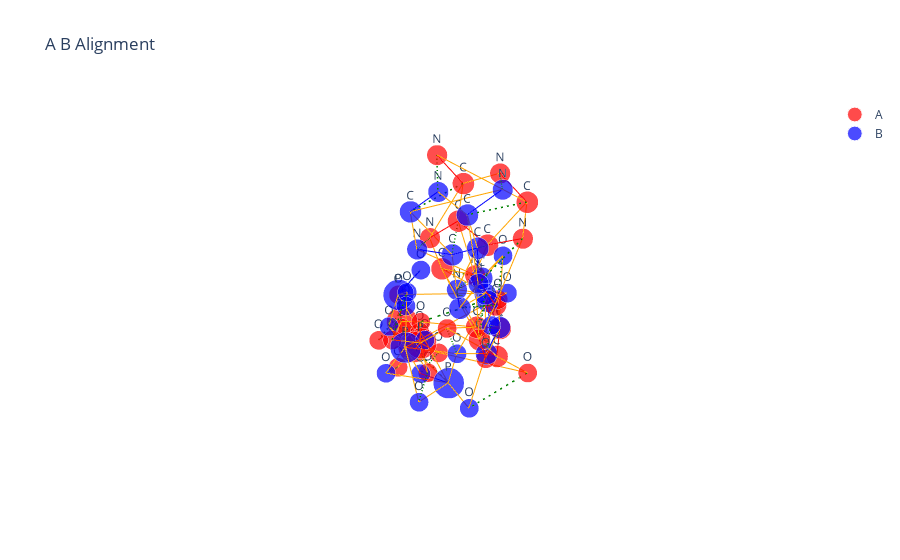

Here is the notebook cell this chart was saved with:
### Code cell
data_path = "../Data/first_8_molecules_RDKIT"
ligand = '6ln3_ATP'
i = 17
nameB = ligand+'_conf'+str(i)+'_arbalign.xyz'
path1 = os.path.join(data_path, 'extra_bio_ligands', ligand+'.xyz')
path2 = os.path.join('arbalign_output', ligand+'_conf'+str(i)+'-aligned_to-'+ligand+'.xyz')
molA = next(pybel.readfile("xyz", path1))
molB = next(pybel.readfile("xyz", path2))
X_A, T_A, B_A = otm.tl.process_molecule(molA, heavy_atoms_only=True) 
X_B, T_B, B_B = otm.tl.process_molecule(molB, heavy_atoms_only=True)
X_B_aligned, _, _ = otm.tl.kabsch(X_A, X_B, np.eye(X_A.shape[0]))
otm.tl.write_xyz_with_custom_labels(
    os.path.join('arbalign_output', nameB), 
    X_B_aligned, 
    T_B,
    comment="aligned by ArbAlign")
print(otm.tl.root_mean_square_deviation(X_A, X_B_aligned))
otm.pl.interactive_alignment_plot(X_A, X_B_aligned, T_A, T_B, B_A, B_B, assignment=np.arange(X_A.shape[0]))

### Figure 1 — Plotly figure (JSON) as saved in the notebook; plotly's stock layout.template omitted (floating-point values rounded to 4 significant figures)
{"data": [{"marker": {"color": "red", "size": [21.4, 13.2, 13.2, 13.2, 21.4, 13.2, 13.2, 13.2, 21.4, 13.2, 13.2, 13.2, 13.2, 15.2, 15.2, 13.2, 15.2, 13.2, 15.2, 13.2, 15.2, 14.2, 15.2, 14.2, 15.2, 15.2, 14.2, 14.2, 15.2, 14.2, 15.2], "symbol": "circle"}, "mode": "markers+text", "name": "A", "text": ["P", "O", "O", "O", "P", "O", "O", "O", "P", "O", "O", "O", "O", "C", "C", "O", "C", "O", "C", "O", "C", "N", "C", "N", "C", "C", "N", "N", "C", "N", "C"], "textposition": "top center", "type": "scatter3d", "x": [74.12, 73.75, 73.0, 75.5, 75.16, 74.55, 76.56, 74.15, 76.18, 77.42, 76.37, 75.1, 75.44, 74.17, 74.14, 74.11, 75.38, 75.1, 76.2, 77.07, 75.15, 75.51, 76.08, 76.19, 75.61, 75.43, 75.74, 74.78, 74.45, 74.6, 75.19], "y": [51.52, 50.1, 52.43, 51.75, 51.98, 51.06, 51.75, 52.19, 54.64, 54.15, 55.27, 53.44, 55.64, 56.28, 57.62, 57.37, 58.5, 59.89, 58.22, 59.28, 58.06, 57.26, 56.02, 55.5, 56.44, 56.48, 55.49, 57.57, 58.56, 58.64, 57.53], "z": [25.47, 25.81, 24.87, 24.97, 28.23, 29.17, 27.65, 27.02, 29.05, 29.71, 27.7, 28.99, 30.09, 29.79, 30.5, 31.91, 30.25, 30.09, 31.5, 31.79, 32.55, 33.74, 33.73, 34.93, 35.78, 37.18, 38.03, 37.67, 36.83, 35.51, 35.04]}, {"marker": {"color": "blue", "size": [21.4, 13.2, 13.2, 13.2, 21.4, 13.2, 13.2, 13.2, 21.4, 13.2, 13.2, 13.2, 13.2, 15.2, 15.2, 13.2, 15.2, 13.2, 15.2, 13.2, 15.2, 14.2, 15.2, 14.2, 15.2, 15.2, 14.2, 14.2, 15.2, 14.2, 15.2], "symbol": "circle"}, "mode": "markers+text", "name": "B", "text": ["P", "O", "O", "O", "P", "O", "O", "O", "P", "O", "O", "O", "O", "C", "C", "O", "C", "O", "C", "O", "C", "N", "C", "N", "C", "C", "N", "N", "C", "N", "C"], "textposition": "top center", "type": "scatter3d", "x": [75.7, 76.02, 76.07, 77.4, 75.14, 73.94, 74.33, 74.82, 76.35, 75.57, 77.25, 71.76, 75.21, 73.12, 73.76, 72.36, 74.3, 75.99, 74.52, 74.76, 76.71, 75.76, 73.53, 76.75, 75.57, 76.59, 76.06, 74.96, 75.97, 76.42, 75.54], "y": [55.98, 52.03, 54.39, 53.32, 51.84, 52.26, 51.36, 53.37, 53.66, 53.1, 55.56, 56.09, 56.06, 56.0, 57.29, 56.11, 57.07, 57.63, 56.99, 57.6, 57.62, 56.53, 55.91, 55.38, 56.09, 54.9, 55.86, 57.87, 57.2, 58.23, 57.36], "z": [27.03, 28.42, 26.78, 27.0, 29.87, 30.99, 28.46, 27.59, 28.25, 30.87, 26.58, 30.4, 28.66, 30.58, 30.14, 32.78, 28.73, 26.83, 32.22, 31.01, 32.99, 32.82, 32.03, 34.61, 34.18, 35.96, 36.87, 37.23, 36.41, 34.26, 34.98]}, {"line": {"color": "red", "width": 2}, "mode": "lines", "showlegend": false, "type": "scatter3d", "x": [74.12, 73.75], "y": [51.52, 50.1], "z": [25.47, 25.81]}, {"line": {"color": "red", "width": 2}, "mode": "lines", "showlegend": false, "type": "scatter3d", "x": [74.12, 73.0], "y": [51.52, 52.43], "z": [25.47, 24.87]}, {"line": {"color": "red", "width": 2}, "mode": "lines", "showlegend": false, "type": "scatter3d", "x": [74.12, 75.5], "y": [51.52, 51.75], "z": [25.47, 24.97]}, {"line": {"color": "red", "width": 2}, "mode": "lines", "showlegend": false, "type": "scatter3d", "x": [74.12, 74.15], "y": [51.52, 52.19], "z": [25.47, 27.02]}, {"line": {"color": "red", "width": 2}, "mode": "lines", "showlegend": false, "type": "scatter3d", "x": [75.16, 74.55], "y": [51.98, 51.06], "z": [28.23, 29.17]}, {"line": {"color": "red", "width": 2}, "mode": "lines", "showlegend": false, "type": "scatter3d", "x": [75.16, 76.56], "y": [51.98, 51.75], "z": [28.23, 27.65]}, {"line": {"color": "red", "width": 2}, "mode": "lines", "showlegend": false, "type": "scatter3d", "x": [75.16, 74.15], "y": [51.98, 52.19], "z": [28.23, 27.02]}, {"line": {"color": "red", "width": 2}, "mode": "lines", "showlegend": false, "type": "scatter3d", "x": [75.16, 75.1], "y": [51.98, 53.44], "z": [28.23, 28.99]}, {"line": {"color": "red", "width": 2}, "mode": "lines", "showlegend": false, "type": "scatter3d", "x": [76.18, 77.42], "y": [54.64, 54.15], "z": [29.05, 29.71]}, {"line": {"color": "red", "width": 2}, "mode": "lines", "showlegend": false, "type": "scatter3d", "x": [76.18, 76.37], "y": [54.64, 55.27], "z": [29.05, 27.7]}, {"line": {"color": "red", "width": 2}, "mode": "lines", "showlegend": false, "type": "scatter3d", "x": [76.18, 75.1], "y": [54.64, 53.44], "z": [29.05, 28.99]}, {"line": {"color": "red", "width": 2}, "mode": "lines", "showlegend": false, "type": "scatter3d", "x": [76.18, 75.44], "y": [54.64, 55.64], "z": [29.05, 30.09]}, {"line": {"color": "red", "width": 2}, "mode": "lines", "showlegend": false, "type": "scatter3d", "x": [75.44, 74.17], "y": [55.64, 56.28], "z": [30.09, 29.79]}, {"line": {"color": "red", "width": 2}, "mode": "lines", "showlegend": false, "type": "scatter3d", "x": [74.17, 74.14], "y": [56.28, 57.62], "z": [29.79, 30.5]}, {"line": {"color": "red", "width": 2}, "mode": "lines", "showlegend": false, "type": "scatter3d", "x": [74.14, 74.11], "y": [57.62, 57.37], "z": [30.5, 31.91]}, {"line": {"color": "red", "width": 2}, "mode": "lines", "showlegend": false, "type": "scatter3d", "x": [74.14, 75.38], "y": [57.62, 58.5], "z": [30.5, 30.25]}, {"line": {"color": "red", "width": 2}, "mode": "lines", "showlegend": false, "type": "scatter3d", "x": [74.11, 75.15], "y": [57.37, 58.06], "z": [31.91, 32.55]}, {"line": {"color": "red", "width": 2}, "mode": "lines", "showlegend": false, "type": "scatter3d", "x": [75.38, 75.1], "y": [58.5, 59.89], "z": [30.25, 30.09]}, {"line": {"color": "red", "width": 2}, "mode": "lines", "showlegend": false, "type": "scatter3d", "x": [75.38, 76.2], "y": [58.5, 58.22], "z": [30.25, 31.5]}, {"line": {"color": "red", "width": 2}, "mode": "lines", "showlegend": false, "type": "scatter3d", "x": [76.2, 77.07], "y": [58.22, 59.28], "z": [31.5, 31.79]}, {"line": {"color": "red", "width": 2}, "mode": "lines", "showlegend": false, "type": "scatter3d", "x": [76.2, 75.15], "y": [58.22, 58.06], "z": [31.5, 32.55]}, {"line": {"color": "red", "width": 2}, "mode": "lines", "showlegend": false, "type": "scatter3d", "x": [75.15, 75.51], "y": [58.06, 57.26], "z": [32.55, 33.74]}, {"line": {"color": "red", "width": 2}, "mode": "lines", "showlegend": false, "type": "scatter3d", "x": [75.51, 76.08], "y": [57.26, 56.02], "z": [33.74, 33.73]}, {"line": {"color": "red", "width": 2}, "mode": "lines", "showlegend": false, "type": "scatter3d", "x": [75.51, 75.19], "y": [57.26, 57.53], "z": [33.74, 35.04]}, {"line": {"color": "red", "width": 2}, "mode": "lines", "showlegend": false, "type": "scatter3d", "x": [76.08, 76.19], "y": [56.02, 55.5], "z": [33.73, 34.93]}, {"line": {"color": "red", "width": 2}, "mode": "lines", "showlegend": false, "type": "scatter3d", "x": [76.19, 75.61], "y": [55.5, 56.44], "z": [34.93, 35.78]}, {"line": {"color": "red", "width": 2}, "mode": "lines", "showlegend": false, "type": "scatter3d", "x": [75.61, 75.43], "y": [56.44, 56.48], "z": [35.78, 37.18]}, {"line": {"color": "red", "width": 2}, "mode": "lines", "showlegend": false, "type": "scatter3d", "x": [75.61, 75.19], "y": [56.44, 57.53], "z": [35.78, 35.04]}, {"line": {"color": "red", "width": 2}, "mode": "lines", "showlegend": false, "type": "scatter3d", "x": [75.43, 75.74], "y": [56.48, 55.49], "z": [37.18, 38.03]}, {"line": {"color": "red", "width": 2}, "mode": "lines", "showlegend": false, "type": "scatter3d", "x": [75.43, 74.78], "y": [56.48, 57.57], "z": [37.18, 37.67]}, {"line": {"color": "red", "width": 2}, "mode": "lines", "showlegend": false, "type": "scatter3d", "x": [74.78, 74.45], "y": [57.57, 58.56], "z": [37.67, 36.83]}, {"line": {"color": "red", "width": 2}, "mode": "lines", "showlegend": false, "type": "scatter3d", "x": [74.45, 74.6], "y": [58.56, 58.64], "z": [36.83, 35.51]}, {"line": {"color": "red", "width": 2}, "mode": "lines", "showlegend": false, "type": "scatter3d", "x": [74.6, 75.19], "y": [58.64, 57.53], "z": [35.51, 35.04]}, {"line": {"color": "blue", "width": 2}, "mode": "lines", "showlegend": false, "type": "scatter3d", "x": [75.7, 76.07], "y": [55.98, 54.39], "z": [27.03, 26.78]}, {"line": {"color": "blue", "width": 2}, "mode": "lines", "showlegend": false, "type": "scatter3d", "x": [75.7, 77.25], "y": [55.98, 55.56], "z": [27.03, 26.58]}, {"line": {"color": "blue", "width": 2}, "mode": "lines", "showlegend": false, "type": "scatter3d", "x": [75.7, 75.21], "y": [55.98, 56.06], "z": [27.03, 28.66]}, {"line": {"color": "blue", "width": 2}, "mode": "lines", "showlegend": false, "type": "scatter3d", "x": [75.7, 75.99], "y": [55.98, 57.63], "z": [27.03, 26.83]}, {"line": {"color": "blue", "width": 2}, "mode": "lines", "showlegend": false, "type": "scatter3d", "x": [76.02, 75.14], "y": [52.03, 51.84], "z": [28.42, 29.87]}, {"line": {"color": "blue", "width": 2}, "mode": "lines", "showlegend": false, "type": "scatter3d", "x": [76.02, 76.35], "y": [52.03, 53.66], "z": [28.42, 28.25]}, {"line": {"color": "blue", "width": 2}, "mode": "lines", "showlegend": false, "type": "scatter3d", "x": [76.07, 76.35], "y": [54.39, 53.66], "z": [26.78, 28.25]}, {"line": {"color": "blue", "width": 2}, "mode": "lines", "showlegend": false, "type": "scatter3d", "x": [77.4, 76.35], "y": [53.32, 53.66], "z": [27.0, 28.25]}, {"line": {"color": "blue", "width": 2}, "mode": "lines", "showlegend": false, "type": "scatter3d", "x": [75.14, 73.94], "y": [51.84, 52.26], "z": [29.87, 30.99]}, {"line": {"color": "blue", "width": 2}, "mode": "lines", "showlegend": false, "type": "scatter3d", "x": [75.14, 74.33], "y": [51.84, 51.36], "z": [29.87, 28.46]}, {"line": {"color": "blue", "width": 2}, "mode": "lines", "showlegend": false, "type": "scatter3d", "x": [75.14, 75.57], "y": [51.84, 53.1], "z": [29.87, 30.87]}, {"line": {"color": "blue", "width": 2}, "mode": "lines", "showlegend": false, "type": "scatter3d", "x": [74.82, 76.35], "y": [53.37, 53.66], "z": [27.59, 28.25]}, {"line": {"color": "blue", "width": 2}, "mode": "lines", "showlegend": false, "type": "scatter3d", "x": [71.76, 73.12], "y": [56.09, 56.0], "z": [30.4, 30.58]}, {"line": {"color": "blue", "width": 2}, "mode": "lines", "showlegend": false, "type": "scatter3d", "x": [75.21, 74.3], "y": [56.06, 57.07], "z": [28.66, 28.73]}, {"line": {"color": "blue", "width": 2}, "mode": "lines", "showlegend": false, "type": "scatter3d", "x": [73.12, 73.76], "y": [56.0, 57.29], "z": [30.58, 30.14]}, {"line": {"color": "blue", "width": 2}, "mode": "lines", "showlegend": false, "type": "scatter3d", "x": [73.12, 73.53], "y": [56.0, 55.91], "z": [30.58, 32.03]}, {"line": {"color": "blue", "width": 2}, "mode": "lines", "showlegend": false, "type": "scatter3d", "x": [73.76, 74.3], "y": [57.29, 57.07], "z": [30.14, 28.73]}, {"line": {"color": "blue", "width": 2}, "mode": "lines", "showlegend": false, "type": "scatter3d", "x": [73.76, 74.76], "y": [57.29, 57.6], "z": [30.14, 31.01]}, {"line": {"color": "blue", "width": 2}, "mode": "lines", "showlegend": false, "type": "scatter3d", "x": [72.36, 73.53], "y": [56.11, 55.91], "z": [32.78, 32.03]}, {"line": {"color": "blue", "width": 2}, "mode": "lines", "showlegend": false, "type": "scatter3d", "x": [74.52, 74.76], "y": [56.99, 57.6], "z": [32.22, 31.01]}, {"line": {"color": "blue", "width": 2}, "mode": "lines", "showlegend": false, "type": "scatter3d", "x": [74.52, 75.76], "y": [56.99, 56.53], "z": [32.22, 32.82]}, {"line": {"color": "blue", "width": 2}, "mode": "lines", "showlegend": false, "type": "scatter3d", "x": [74.52, 73.53], "y": [56.99, 55.91], "z": [32.22, 32.03]}, {"line": {"color": "blue", "width": 2}, "mode": "lines", "showlegend": false, "type": "scatter3d", "x": [76.71, 75.76], "y": [57.62, 56.53], "z": [32.99, 32.82]}, {"line": {"color": "blue", "width": 2}, "mode": "lines", "showlegend": false, "type": "scatter3d", "x": [76.71, 76.42], "y": [57.62, 58.23], "z": [32.99, 34.26]}, {"line": {"color": "blue", "width": 2}, "mode": "lines", "showlegend": false, "type": "scatter3d", "x": [75.76, 75.57], "y": [56.53, 56.09], "z": [32.82, 34.18]}, {"line": {"color": "blue", "width": 2}, "mode": "lines", "showlegend": false, "type": "scatter3d", "x": [76.75, 75.57], "y": [55.38, 56.09], "z": [34.61, 34.18]}, {"line": {"color": "blue", "width": 2}, "mode": "lines", "showlegend": false, "type": "scatter3d", "x": [76.75, 76.59], "y": [55.38, 54.9], "z": [34.61, 35.96]}, {"line": {"color": "blue", "width": 2}, "mode": "lines", "showlegend": false, "type": "scatter3d", "x": [75.57, 75.54], "y": [56.09, 57.36], "z": [34.18, 34.98]}, {"line": {"color": "blue", "width": 2}, "mode": "lines", "showlegend": false, "type": "scatter3d", "x": [76.59, 76.06], "y": [54.9, 55.86], "z": [35.96, 36.87]}, {"line": {"color": "blue", "width": 2}, "mode": "lines", "showlegend": false, "type": "scatter3d", "x": [76.06, 75.97], "y": [55.86, 57.2], "z": [36.87, 36.41]}, {"line": {"color": "blue", "width": 2}, "mode": "lines", "showlegend": false, "type": "scatter3d", "x": [74.96, 75.97], "y": [57.87, 57.2], "z": [37.23, 36.41]}, {"line": {"color": "blue", "width": 2}, "mode": "lines", "showlegend": false, "type": "scatter3d", "x": [75.97, 75.54], "y": [57.2, 57.36], "z": [36.41, 34.98]}, {"line": {"color": "blue", "width": 2}, "mode": "lines", "showlegend": false, "type": "scatter3d", "x": [76.42, 75.54], "y": [58.23, 57.36], "z": [34.26, 34.98]}, {"line": {"color": "green", "dash": "longdash", "width": 3}, "mode": "lines", "showlegend": false, "type": "scatter3d", "x": [74.12, 75.7], "y": [51.52, 55.98], "z": [25.47, 27.03]}, {"line": {"color": "green", "dash": "longdash", "width": 3}, "mode": "lines", "showlegend": false, "type": "scatter3d", "x": [73.75, 76.02], "y": [50.1, 52.03], "z": [25.81, 28.42]}, {"line": {"color": "green", "dash": "longdash", "width": 3}, "mode": "lines", "showlegend": false, "type": "scatter3d", "x": [73.0, 76.07], "y": [52.43, 54.39], "z": [24.87, 26.78]}, {"line": {"color": "green", "dash": "longdash", "width": 3}, "mode": "lines", "showlegend": false, "type": "scatter3d", "x": [75.5, 77.4], "y": [51.75, 53.32], "z": [24.97, 27.0]}, {"line": {"color": "green", "dash": "longdash", "width": 3}, "mode": "lines", "showlegend": false, "type": "scatter3d", "x": [75.16, 75.14], "y": [51.98, 51.84], "z": [28.23, 29.87]}, {"line": {"color": "green", "dash": "longdash", "width": 3}, "mode": "lines", "showlegend": false, "type": "scatter3d", "x": [74.55, 73.94], "y": [51.06, 52.26], "z": [29.17, 30.99]}, {"line": {"color": "green", "dash": "longdash", "width": 3}, "mode": "lines", "showlegend": false, "type": "scatter3d", "x": [76.56, 74.33], "y": [51.75, 51.36], "z": [27.65, 28.46]}, {"line": {"color": "green", "dash": "longdash", "width": 3}, "mode": "lines", "showlegend": false, "type": "scatter3d", "x": [74.15, 74.82], "y": [52.19, 53.37], "z": [27.02, 27.59]}, {"line": {"color": "green", "dash": "longdash", "width": 3}, "mode": "lines", "showlegend": false, "type": "scatter3d", "x": [76.18, 76.35], "y": [54.64, 53.66], "z": [29.05, 28.25]}, {"line": {"color": "green", "dash": "longdash", "width": 3}, "mode": "lines", "showlegend": false, "type": "scatter3d", "x": [77.42, 75.57], "y": [54.15, 53.1], "z": [29.71, 30.87]}, {"line": {"color": "green", "dash": "longdash", "width": 3}, "mode": "lines", "showlegend": false, "type": "scatter3d", "x": [76.37, 77.25], "y": [55.27, 55.56], "z": [27.7, 26.58]}, {"line": {"color": "green", "dash": "longdash", "width": 3}, "mode": "lines", "showlegend": false, "type": "scatter3d", "x": [75.1, 71.76], "y": [53.44, 56.09], "z": [28.99, 30.4]}, {"line": {"color": "green", "dash": "longdash", "width": 3}, "mode": "lines", "showlegend": false, "type": "scatter3d", "x": [75.44, 75.21], "y": [55.64, 56.06], "z": [30.09, 28.66]}, {"line": {"color": "green", "dash": "longdash", "width": 3}, "mode": "lines", "showlegend": false, "type": "scatter3d", "x": [74.17, 73.12], "y": [56.28, 56.0], "z": [29.79, 30.58]}, {"line": {"color": "green", "dash": "longdash", "width": 3}, "mode": "lines", "showlegend": false, "type": "scatter3d", "x": [74.14, 73.76], "y": [57.62, 57.29], "z": [30.5, 30.14]}, {"line": {"color": "green", "dash": "longdash", "width": 3}, "mode": "lines", "showlegend": false, "type": "scatter3d", "x": [74.11, 72.36], "y": [57.37, 56.11], "z": [31.91, 32.78]}, {"line": {"color": "green", "dash": "longdash", "width": 3}, "mode": "lines", "showlegend": false, "type": "scatter3d", "x": [75.38, 74.3], "y": [58.5, 57.07], "z": [30.25, 28.73]}, {"line": {"color": "green", "dash": "longdash", "width": 3}, "mode": "lines", "showlegend": false, "type": "scatter3d", "x": [75.1, 75.99], "y": [59.89, 57.63], "z": [30.09, 26.83]}, {"line": {"color": "green", "dash": "longdash", "width": 3}, "mode": "lines", "showlegend": false, "type": "scatter3d", "x": [76.2, 74.52], "y": [58.22, 56.99], "z": [31.5, 32.22]}, {"line": {"color": "green", "dash": "longdash", "width": 3}, "mode": "lines", "showlegend": false, "type": "scatter3d", "x": [77.07, 74.76], "y": [59.28, 57.6], "z": [31.79, 31.01]}, {"line": {"color": "green", "dash": "longdash", "width": 3}, "mode": "lines", "showlegend": false, "type": "scatter3d", "x": [75.15, 76.71], "y": [58.06, 57.62], "z": [32.55, 32.99]}, {"line": {"color": "green", "dash": "longdash", "width": 3}, "mode": "lines", "showlegend": false, "type": "scatter3d", "x": [75.51, 75.76], "y": [57.26, 56.53], "z": [33.74, 32.82]}, {"line": {"color": "green", "dash": "longdash", "width": 3}, "mode": "lines", "showlegend": false, "type": "scatter3d", "x": [76.08, 73.53], "y": [56.02, 55.91], "z": [33.73, 32.03]}, {"line": {"color": "green", "dash": "longdash", "width": 3}, "mode": "lines", "showlegend": false, "type": "scatter3d", "x": [76.19, 76.75], "y": [55.5, 55.38], "z": [34.93, 34.61]}, {"line": {"color": "green", "dash": "longdash", "width": 3}, "mode": "lines", "showlegend": false, "type": "scatter3d", "x": [75.61, 75.57], "y": [56.44, 56.09], "z": [35.78, 34.18]}, {"line": {"color": "green", "dash": "longdash", "width": 3}, "mode": "lines", "showlegend": false, "type": "scatter3d", "x": [75.43, 76.59], "y": [56.48, 54.9], "z": [37.18, 35.96]}, {"line": {"color": "green", "dash": "longdash", "width": 3}, "mode": "lines", "showlegend": false, "type": "scatter3d", "x": [75.74, 76.06], "y": [55.49, 55.86], "z": [38.03, 36.87]}, {"line": {"color": "green", "dash": "longdash", "width": 3}, "mode": "lines", "showlegend": false, "type": "scatter3d", "x": [74.78, 74.96], "y": [57.57, 57.87], "z": [37.67, 37.23]}, {"line": {"color": "green", "dash": "longdash", "width": 3}, "mode": "lines", "showlegend": false, "type": "scatter3d", "x": [74.45, 75.97], "y": [58.56, 57.2], "z": [36.83, 36.41]}, {"line": {"color": "green", "dash": "longdash", "width": 3}, "mode": "lines", "showlegend": false, "type": "scatter3d", "x": [74.6, 76.42], "y": [58.64, 58.23], "z": [35.51, 34.26]}, {"line": {"color": "green", "dash": "longdash", "width": 3}, "mode": "lines", "showlegend": false, "type": "scatter3d", "x": [75.19, 75.54], "y": [57.53, 57.36], "z": [35.04, 34.98]}, {"line": {"color": "orange", "width": 2}, "mode": "lines", "showlegend": false, "type": "scatter3d", "x": [74.12, 73.75], "y": [51.52, 50.1], "z": [25.47, 25.81]}, {"line": {"color": "orange", "width": 2}, "mode": "lines", "showlegend": false, "type": "scatter3d", "x": [75.7, 76.02], "y": [55.98, 52.03], "z": [27.03, 28.42]}, {"line": {"color": "orange", "width": 2}, "mode": "lines", "showlegend": false, "type": "scatter3d", "x": [74.12, 75.5], "y": [51.52, 51.75], "z": [25.47, 24.97]}, {"line": {"color": "orange", "width": 2}, "mode": "lines", "showlegend": false, "type": "scatter3d", "x": [75.7, 77.4], "y": [55.98, 53.32], "z": [27.03, 27.0]}, {"line": {"color": "orange", "width": 2}, "mode": "lines", "showlegend": false, "type": "scatter3d", "x": [74.12, 74.15], "y": [51.52, 52.19], "z": [25.47, 27.02]}, {"line": {"color": "orange", "width": 2}, "mode": "lines", "showlegend": false, "type": "scatter3d", "x": [75.7, 74.82], "y": [55.98, 53.37], "z": [27.03, 27.59]}, {"line": {"color": "orange", "width": 2}, "mode": "lines", "showlegend": false, "type": "scatter3d", "x": [74.12, 76.37], "y": [51.52, 55.27], "z": [25.47, 27.7]}, {"line": {"color": "orange", "width": 2}, "mode": "lines", "showlegend": false, "type": "scatter3d", "x": [75.7, 77.25], "y": [55.98, 55.56], "z": [27.03, 26.58]}, {"line": {"color": "orange", "width": 2}, "mode": "lines", "showlegend": false, "type": "scatter3d", "x": [74.12, 75.44], "y": [51.52, 55.64], "z": [25.47, 30.09]}, {"line": {"color": "orange", "width": 2}, "mode": "lines", "showlegend": false, "type": "scatter3d", "x": [75.7, 75.21], "y": [55.98, 56.06], "z": [27.03, 28.66]}, {"line": {"color": "orange", "width": 2}, "mode": "lines", "showlegend": false, "type": "scatter3d", "x": [74.12, 75.1], "y": [51.52, 59.89], "z": [25.47, 30.09]}, {"line": {"color": "orange", "width": 2}, "mode": "lines", "showlegend": false, "type": "scatter3d", "x": [75.7, 75.99], "y": [55.98, 57.63], "z": [27.03, 26.83]}, {"line": {"color": "orange", "width": 2}, "mode": "lines", "showlegend": false, "type": "scatter3d", "x": [73.75, 75.16], "y": [50.1, 51.98], "z": [25.81, 28.23]}, {"line": {"color": "orange", "width": 2}, "mode": "lines", "showlegend": false, "type": "scatter3d", "x": [76.02, 75.14], "y": [52.03, 51.84], "z": [28.42, 29.87]}, {"line": {"color": "orange", "width": 2}, "mode": "lines", "showlegend": false, "type": "scatter3d", "x": [73.75, 76.18], "y": [50.1, 54.64], "z": [25.81, 29.05]}, {"line": {"color": "orange", "width": 2}, "mode": "lines", "showlegend": false, "type": "scatter3d", "x": [76.02, 76.35], "y": [52.03, 53.66], "z": [28.42, 28.25]}, {"line": {"color": "orange", "width": 2}, "mode": "lines", "showlegend": false, "type": "scatter3d", "x": [73.0, 76.18], "y": [52.43, 54.64], "z": [24.87, 29.05]}, {"line": {"color": "orange", "width": 2}, "mode": "lines", "showlegend": false, "type": "scatter3d", "x": [76.07, 76.35], "y": [54.39, 53.66], "z": [26.78, 28.25]}, {"line": {"color": "orange", "width": 2}, "mode": "lines", "showlegend": false, "type": "scatter3d", "x": [75.5, 76.18], "y": [51.75, 54.64], "z": [24.97, 29.05]}, {"line": {"color": "orange", "width": 2}, "mode": "lines", "showlegend": false, "type": "scatter3d", "x": [77.4, 76.35], "y": [53.32, 53.66], "z": [27.0, 28.25]}, {"line": {"color": "orange", "width": 2}, "mode": "lines", "showlegend": false, "type": "scatter3d", "x": [75.16, 74.15], "y": [51.98, 52.19], "z": [28.23, 27.02]}, {"line": {"color": "orange", "width": 2}, "mode": "lines", "showlegend": false, "type": "scatter3d", "x": [75.14, 74.82], "y": [51.84, 53.37], "z": [29.87, 27.59]}, {"line": {"color": "orange", "width": 2}, "mode": "lines", "showlegend": false, "type": "scatter3d", "x": [75.16, 77.42], "y": [51.98, 54.15], "z": [28.23, 29.71]}, {"line": {"color": "orange", "width": 2}, "mode": "lines", "showlegend": false, "type": "scatter3d", "x": [75.14, 75.57], "y": [51.84, 53.1], "z": [29.87, 30.87]}, {"line": {"color": "orange", "width": 2}, "mode": "lines", "showlegend": false, "type": "scatter3d", "x": [75.16, 75.1], "y": [51.98, 53.44], "z": [28.23, 28.99]}, {"line": {"color": "orange", "width": 2}, "mode": "lines", "showlegend": false, "type": "scatter3d", "x": [75.14, 71.76], "y": [51.84, 56.09], "z": [29.87, 30.4]}, {"line": {"color": "orange", "width": 2}, "mode": "lines", "showlegend": false, "type": "scatter3d", "x": [74.15, 76.18], "y": [52.19, 54.64], "z": [27.02, 29.05]}, {"line": {"color": "orange", "width": 2}, "mode": "lines", "showlegend": false, "type": "scatter3d", "x": [74.82, 76.35], "y": [53.37, 53.66], "z": [27.59, 28.25]}, {"line": {"color": "orange", "width": 2}, "mode": "lines", "showlegend": false, "type": "scatter3d", "x": [76.18, 77.42], "y": [54.64, 54.15], "z": [29.05, 29.71]}, {"line": {"color": "orange", "width": 2}, "mode": "lines", "showlegend": false, "type": "scatter3d", "x": [76.35, 75.57], "y": [53.66, 53.1], "z": [28.25, 30.87]}, {"line": {"color": "orange", "width": 2}, "mode": "lines", "showlegend": false, "type": "scatter3d", "x": [76.18, 76.37], "y": [54.64, 55.27], "z": [29.05, 27.7]}, {"line": {"color": "orange", "width": 2}, "mode": "lines", "showlegend": false, "type": "scatter3d", "x": [76.35, 77.25], "y": [53.66, 55.56], "z": [28.25, 26.58]}, {"line": {"color": "orange", "width": 2}, "mode": "lines", "showlegend": false, "type": "scatter3d", "x": [76.18, 75.1], "y": [54.64, 53.44], "z": [29.05, 28.99]}, {"line": {"color": "orange", "width": 2}, "mode": "lines", "showlegend": false, "type": "scatter3d", "x": [76.35, 71.76], "y": [53.66, 56.09], "z": [28.25, 30.4]}, {"line": {"color": "orange", "width": 2}, "mode": "lines", "showlegend": false, "type": "scatter3d", "x": [76.18, 75.44], "y": [54.64, 55.64], "z": [29.05, 30.09]}, {"line": {"color": "orange", "width": 2}, "mode": "lines", "showlegend": false, "type": "scatter3d", "x": [76.35, 75.21], "y": [53.66, 56.06], "z": [28.25, 28.66]}, {"line": {"color": "orange", "width": 2}, "mode": "lines", "showlegend": false, "type": "scatter3d", "x": [75.1, 74.17], "y": [53.44, 56.28], "z": [28.99, 29.79]}, {"line": {"color": "orange", "width": 2}, "mode": "lines", "showlegend": false, "type": "scatter3d", "x": [71.76, 73.12], "y": [56.09, 56.0], "z": [30.4, 30.58]}, {"line": {"color": "orange", "width": 2}, "mode": "lines", "showlegend": false, "type": "scatter3d", "x": [75.44, 74.17], "y": [55.64, 56.28], "z": [30.09, 29.79]}, {"line": {"color": "orange", "width": 2}, "mode": "lines", "showlegend": false, "type": "scatter3d", "x": [75.21, 73.12], "y": [56.06, 56.0], "z": [28.66, 30.58]}, {"line": {"color": "orange", "width": 2}, "mode": "lines", "showlegend": false, "type": "scatter3d", "x": [75.44, 75.38], "y": [55.64, 58.5], "z": [30.09, 30.25]}, {"line": {"color": "orange", "width": 2}, "mode": "lines", "showlegend": false, "type": "scatter3d", "x": [75.21, 74.3], "y": [56.06, 57.07], "z": [28.66, 28.73]}, {"line": {"color": "orange", "width": 2}, "mode": "lines", "showlegend": false, "type": "scatter3d", "x": [74.17, 76.08], "y": [56.28, 56.02], "z": [29.79, 33.73]}, {"line": {"color": "orange", "width": 2}, "mode": "lines", "showlegend": false, "type": "scatter3d", "x": [73.12, 73.53], "y": [56.0, 55.91], "z": [30.58, 32.03]}, {"line": {"color": "orange", "width": 2}, "mode": "lines", "showlegend": false, "type": "scatter3d", "x": [74.14, 74.11], "y": [57.62, 57.37], "z": [30.5, 31.91]}, {"line": {"color": "orange", "width": 2}, "mode": "lines", "showlegend": false, "type": "scatter3d", "x": [73.76, 72.36], "y": [57.29, 56.11], "z": [30.14, 32.78]}, {"line": {"color": "orange", "width": 2}, "mode": "lines", "showlegend": false, "type": "scatter3d", "x": [74.14, 77.07], "y": [57.62, 59.28], "z": [30.5, 31.79]}, {"line": {"color": "orange", "width": 2}, "mode": "lines", "showlegend": false, "type": "scatter3d", "x": [73.76, 74.76], "y": [57.29, 57.6], "z": [30.14, 31.01]}, {"line": {"color": "orange", "width": 2}, "mode": "lines", "showlegend": false, "type": "scatter3d", "x": [74.11, 75.15], "y": [57.37, 58.06], "z": [31.91, 32.55]}, {"line": {"color": "orange", "width": 2}, "mode": "lines", "showlegend": false, "type": "scatter3d", "x": [72.36, 76.71], "y": [56.11, 57.62], "z": [32.78, 32.99]}, {"line": {"color": "orange", "width": 2}, "mode": "lines", "showlegend": false, "type": "scatter3d", "x": [74.11, 76.08], "y": [57.37, 56.02], "z": [31.91, 33.73]}, {"line": {"color": "orange", "width": 2}, "mode": "lines", "showlegend": false, "type": "scatter3d", "x": [72.36, 73.53], "y": [56.11, 55.91], "z": [32.78, 32.03]}, {"line": {"color": "orange", "width": 2}, "mode": "lines", "showlegend": false, "type": "scatter3d", "x": [75.38, 75.1], "y": [58.5, 59.89], "z": [30.25, 30.09]}, {"line": {"color": "orange", "width": 2}, "mode": "lines", "showlegend": false, "type": "scatter3d", "x": [74.3, 75.99], "y": [57.07, 57.63], "z": [28.73, 26.83]}, {"line": {"color": "orange", "width": 2}, "mode": "lines", "showlegend": false, "type": "scatter3d", "x": [75.38, 76.2], "y": [58.5, 58.22], "z": [30.25, 31.5]}, {"line": {"color": "orange", "width": 2}, "mode": "lines", "showlegend": false, "type": "scatter3d", "x": [74.3, 74.52], "y": [57.07, 56.99], "z": [28.73, 32.22]}, {"line": {"color": "orange", "width": 2}, "mode": "lines", "showlegend": false, "type": "scatter3d", "x": [76.2, 75.15], "y": [58.22, 58.06], "z": [31.5, 32.55]}, {"line": {"color": "orange", "width": 2}, "mode": "lines", "showlegend": false, "type": "scatter3d", "x": [74.52, 76.71], "y": [56.99, 57.62], "z": [32.22, 32.99]}, {"line": {"color": "orange", "width": 2}, "mode": "lines", "showlegend": false, "type": "scatter3d", "x": [76.2, 75.51], "y": [58.22, 57.26], "z": [31.5, 33.74]}, {"line": {"color": "orange", "width": 2}, "mode": "lines", "showlegend": false, "type": "scatter3d", "x": [74.52, 75.76], "y": [56.99, 56.53], "z": [32.22, 32.82]}, {"line": {"color": "orange", "width": 2}, "mode": "lines", "showlegend": false, "type": "scatter3d", "x": [76.2, 76.08], "y": [58.22, 56.02], "z": [31.5, 33.73]}, {"line": {"color": "orange", "width": 2}, "mode": "lines", "showlegend": false, "type": "scatter3d", "x": [74.52, 73.53], "y": [56.99, 55.91], "z": [32.22, 32.03]}, {"line": {"color": "orange", "width": 2}, "mode": "lines", "showlegend": false, "type": "scatter3d", "x": [75.15, 74.6], "y": [58.06, 58.64], "z": [32.55, 35.51]}, {"line": {"color": "orange", "width": 2}, "mode": "lines", "showlegend": false, "type": "scatter3d", "x": [76.71, 76.42], "y": [57.62, 58.23], "z": [32.99, 34.26]}, {"line": {"color": "orange", "width": 2}, "mode": "lines", "showlegend": false, "type": "scatter3d", "x": [75.51, 76.08], "y": [57.26, 56.02], "z": [33.74, 33.73]}, {"line": {"color": "orange", "width": 2}, "mode": "lines", "showlegend": false, "type": "scatter3d", "x": [75.76, 73.53], "y": [56.53, 55.91], "z": [32.82, 32.03]}, {"line": {"color": "orange", "width": 2}, "mode": "lines", "showlegend": false, "type": "scatter3d", "x": [75.51, 75.61], "y": [57.26, 56.44], "z": [33.74, 35.78]}, {"line": {"color": "orange", "width": 2}, "mode": "lines", "showlegend": false, "type": "scatter3d", "x": [75.76, 75.57], "y": [56.53, 56.09], "z": [32.82, 34.18]}, {"line": {"color": "orange", "width": 2}, "mode": "lines", "showlegend": false, "type": "scatter3d", "x": [75.51, 75.19], "y": [57.26, 57.53], "z": [33.74, 35.04]}, {"line": {"color": "orange", "width": 2}, "mode": "lines", "showlegend": false, "type": "scatter3d", "x": [75.76, 75.54], "y": [56.53, 57.36], "z": [32.82, 34.98]}, {"line": {"color": "orange", "width": 2}, "mode": "lines", "showlegend": false, "type": "scatter3d", "x": [76.08, 76.19], "y": [56.02, 55.5], "z": [33.73, 34.93]}, {"line": {"color": "orange", "width": 2}, "mode": "lines", "showlegend": false, "type": "scatter3d", "x": [73.53, 76.75], "y": [55.91, 55.38], "z": [32.03, 34.61]}, {"line": {"color": "orange", "width": 2}, "mode": "lines", "showlegend": false, "type": "scatter3d", "x": [76.19, 75.43], "y": [55.5, 56.48], "z": [34.93, 37.18]}, {"line": {"color": "orange", "width": 2}, "mode": "lines", "showlegend": false, "type": "scatter3d", "x": [76.75, 76.59], "y": [55.38, 54.9], "z": [34.61, 35.96]}, {"line": {"color": "orange", "width": 2}, "mode": "lines", "showlegend": false, "type": "scatter3d", "x": [75.61, 75.43], "y": [56.44, 56.48], "z": [35.78, 37.18]}, {"line": {"color": "orange", "width": 2}, "mode": "lines", "showlegend": false, "type": "scatter3d", "x": [75.57, 76.59], "y": [56.09, 54.9], "z": [34.18, 35.96]}, {"line": {"color": "orange", "width": 2}, "mode": "lines", "showlegend": false, "type": "scatter3d", "x": [75.43, 74.78], "y": [56.48, 57.57], "z": [37.18, 37.67]}, {"line": {"color": "orange", "width": 2}, "mode": "lines", "showlegend": false, "type": "scatter3d", "x": [76.59, 74.96], "y": [54.9, 57.87], "z": [35.96, 37.23]}, {"line": {"color": "orange", "width": 2}, "mode": "lines", "showlegend": false, "type": "scatter3d", "x": [75.74, 74.45], "y": [55.49, 58.56], "z": [38.03, 36.83]}, {"line": {"color": "orange", "width": 2}, "mode": "lines", "showlegend": false, "type": "scatter3d", "x": [76.06, 75.97], "y": [55.86, 57.2], "z": [36.87, 36.41]}, {"line": {"color": "orange", "width": 2}, "mode": "lines", "showlegend": false, "type": "scatter3d", "x": [74.45, 74.6], "y": [58.56, 58.64], "z": [36.83, 35.51]}, {"line": {"color": "orange", "width": 2}, "mode": "lines", "showlegend": false, "type": "scatter3d", "x": [75.97, 76.42], "y": [57.2, 58.23], "z": [36.41, 34.26]}, {"line": {"color": "orange", "width": 2}, "mode": "lines", "showlegend": false, "type": "scatter3d", "x": [74.45, 75.19], "y": [58.56, 57.53], "z": [36.83, 35.04]}, {"line": {"color": "orange", "width": 2}, "mode": "lines", "showlegend": false, "type": "scatter3d", "x": [75.97, 75.54], "y": [57.2, 57.36], "z": [36.41, 34.98]}], "layout": {"scene": {"aspectmode": "data", "xaxis": {"title": {"text": "X"}, "visible": false}, "yaxis": {"title": {"text": "Y"}, "visible": false}, "zaxis": {"title": {"text": "Z"}, "visible": false}}, "showlegend": true, "title": {"text": "A B Alignment"}}}
